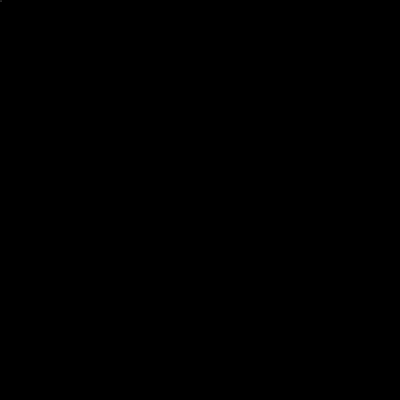
Frame 1 (no input)
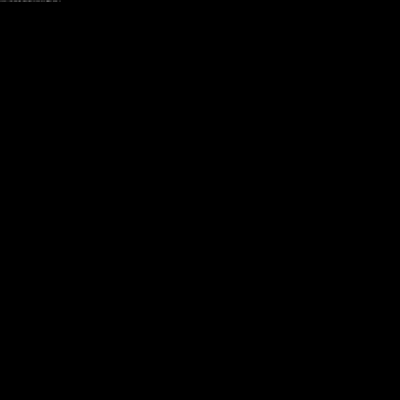
Frame 60 (no input)
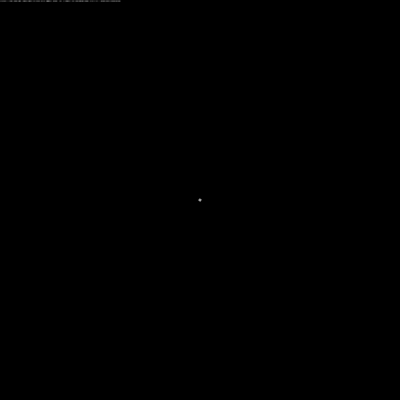
Frame 120 (the mouse pressed at the canvas centre since frame 60)

The p5.js sketch that drew these frames (run headless with seeded random() and noise() and a simulated clock; from frame 60 on, the mouse is pressed at the canvas centre):

// p5.js sketch
// ── sketch.js
const min = 1;
const max = 400;
var x = 1;
var y = 1;
var dia = 2;

function setup() {
  createCanvas(max, max);
  background(0);

};

function draw() {
dots();


};

function mousePressed(){
  maze();
};

function dots() {
  stroke(random(0, 255));
  point(x, y);
  if (x <= max) {
    x++;
  };

  if (x == max && y != max) {
    x = 1;
    y++;
  };

  // if(x == 400 && y == 400){
  //   break;
  // };
};

function maze() {
  // for(let dia = 2; dia <= max; dia + 5){
  strokeWeight(1);
  noFill();
  stroke(255);
  arc(mouseX, mouseY, dia, dia, Math.PI / 180 * random(120, 350), Math.PI / 180 * random(120, 350));
  dia = dia + 5;
  // };
};
